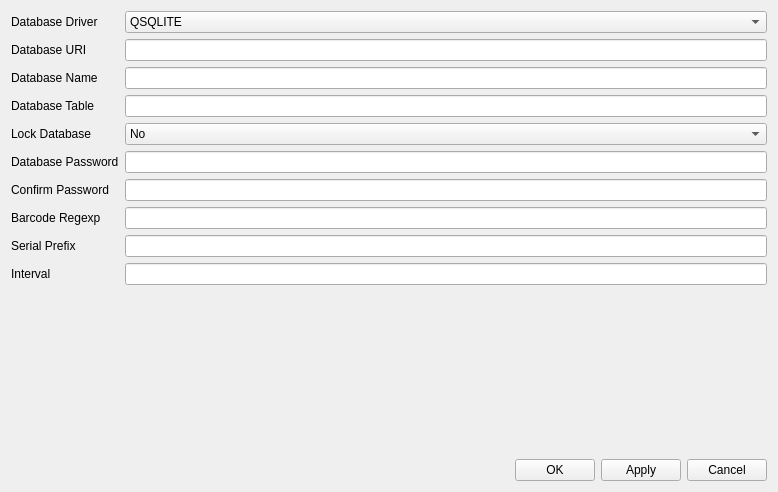
<?xml version="1.0" encoding="UTF-8"?>
<ui version="4.0">
 <class>SettingsDialog</class>
 <widget class="MdiChild" name="SettingsDialog">
  <property name="geometry">
   <rect>
    <x>0</x>
    <y>0</y>
    <width>778</width>
    <height>492</height>
   </rect>
  </property>
  <property name="windowTitle">
   <string>Form</string>
  </property>
  <layout class="QVBoxLayout" name="verticalLayout_2">
   <item>
    <layout class="QFormLayout" name="formLayout">
     <property name="sizeConstraint">
      <enum>QLayout::SetDefaultConstraint</enum>
     </property>
     <item row="0" column="0">
      <widget class="QLabel" name="dbDriverLabel">
       <property name="text">
        <string>Database Driver</string>
       </property>
      </widget>
     </item>
     <item row="0" column="1">
      <widget class="QComboBox" name="dbDriver">
       <item>
        <property name="text">
         <string>QSQLITE</string>
        </property>
       </item>
       <item>
        <property name="text">
         <string>QPSQL</string>
        </property>
       </item>
      </widget>
     </item>
     <item row="1" column="0">
      <widget class="QLabel" name="dbURILabel">
       <property name="text">
        <string>Database URI</string>
       </property>
      </widget>
     </item>
     <item row="1" column="1">
      <widget class="QLineEdit" name="dbUri"/>
     </item>
     <item row="4" column="0">
      <widget class="QLabel" name="label_3">
       <property name="text">
        <string>Lock Database</string>
       </property>
      </widget>
     </item>
     <item row="4" column="1">
      <widget class="QComboBox" name="dbLock">
       <item>
        <property name="text">
         <string>No</string>
        </property>
       </item>
       <item>
        <property name="text">
         <string>Yes</string>
        </property>
       </item>
      </widget>
     </item>
     <item row="5" column="0">
      <widget class="QLabel" name="label_4">
       <property name="text">
        <string>Database Password</string>
       </property>
      </widget>
     </item>
     <item row="5" column="1">
      <widget class="QLineEdit" name="dbLockPass">
       <property name="echoMode">
        <enum>QLineEdit::Password</enum>
       </property>
      </widget>
     </item>
     <item row="7" column="0">
      <widget class="QLabel" name="label_5">
       <property name="text">
        <string>Barcode Regexp</string>
       </property>
      </widget>
     </item>
     <item row="7" column="1">
      <widget class="QLineEdit" name="codeRegexp"/>
     </item>
     <item row="8" column="0">
      <widget class="QLabel" name="label_6">
       <property name="text">
        <string>Serial Prefix</string>
       </property>
      </widget>
     </item>
     <item row="8" column="1">
      <widget class="QLineEdit" name="serialPrefix"/>
     </item>
     <item row="2" column="0">
      <widget class="QLabel" name="label">
       <property name="text">
        <string>Database Name</string>
       </property>
      </widget>
     </item>
     <item row="3" column="0">
      <widget class="QLabel" name="label_8">
       <property name="text">
        <string>Database Table</string>
       </property>
      </widget>
     </item>
     <item row="2" column="1">
      <widget class="QLineEdit" name="dbName"/>
     </item>
     <item row="3" column="1">
      <widget class="QLineEdit" name="dbTable"/>
     </item>
     <item row="6" column="0">
      <widget class="QLabel" name="label_2">
       <property name="text">
        <string>Confirm Password</string>
       </property>
      </widget>
     </item>
     <item row="6" column="1">
      <widget class="QLineEdit" name="dbLockPassConfirm">
       <property name="echoMode">
        <enum>QLineEdit::Password</enum>
       </property>
      </widget>
     </item>
     <item row="9" column="0">
      <widget class="QLabel" name="label_7">
       <property name="text">
        <string>Interval</string>
       </property>
      </widget>
     </item>
     <item row="9" column="1">
      <widget class="QLineEdit" name="serialInterval"/>
     </item>
    </layout>
   </item>
   <item>
    <spacer name="verticalSpacer">
     <property name="orientation">
      <enum>Qt::Vertical</enum>
     </property>
     <property name="sizeHint" stdset="0">
      <size>
       <width>20</width>
       <height>40</height>
      </size>
     </property>
    </spacer>
   </item>
   <item>
    <layout class="QHBoxLayout" name="horizontalLayout">
     <property name="sizeConstraint">
      <enum>QLayout::SetDefaultConstraint</enum>
     </property>
     <item>
      <spacer name="horizontalSpacer">
       <property name="orientation">
        <enum>Qt::Horizontal</enum>
       </property>
       <property name="sizeHint" stdset="0">
        <size>
         <width>40</width>
         <height>20</height>
        </size>
       </property>
      </spacer>
     </item>
     <item>
      <widget class="QPushButton" name="okButton">
       <property name="text">
        <string>OK</string>
       </property>
      </widget>
     </item>
     <item>
      <widget class="QPushButton" name="applyButton">
       <property name="text">
        <string>Apply</string>
       </property>
      </widget>
     </item>
     <item>
      <widget class="QPushButton" name="cancelButton">
       <property name="text">
        <string>Cancel</string>
       </property>
      </widget>
     </item>
    </layout>
   </item>
  </layout>
 </widget>
 <customwidgets>
  <customwidget>
   <class>MdiChild</class>
   <extends>QWidget</extends>
   <header>../api/api.h</header>
   <container>1</container>
  </customwidget>
 </customwidgets>
 <resources/>
 <connections/>
</ui>
